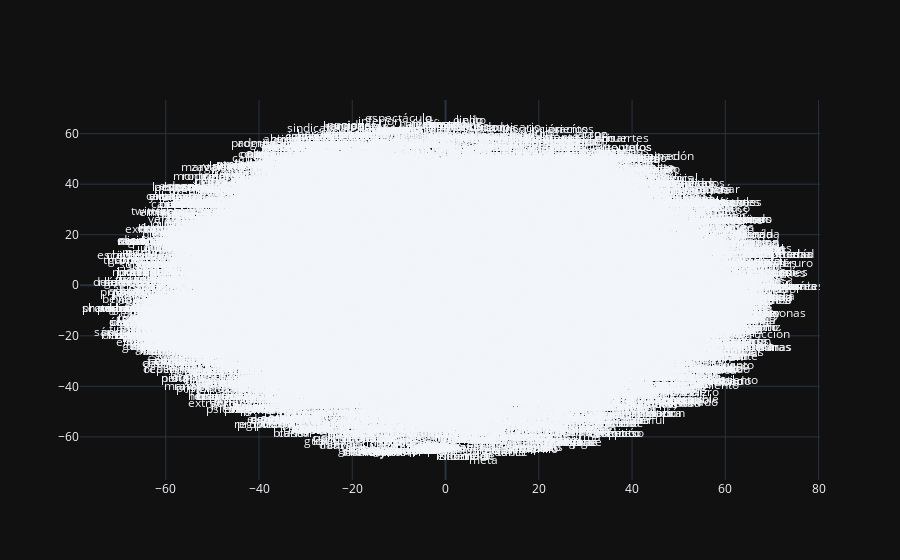

Here is the notebook cell this chart was saved with:
### Code cell
# Plot results of training Word2Vec
plotly_results(x_vals, y_vals, labels)

### Figure 1 — Plotly figure (JSON) as saved in the notebook; plotly's stock layout.template omitted (floating-point values rounded to 4 significant figures; data arrays with more than 128 entries replaced by an {"elided": "..."} marker saying what was removed)
{"data": [{"mode": "text", "text": {"elided": "20982 str values"}, "x": {"elided": "20982 float values"}, "y": {"elided": "20982 float values"}, "type": "scatter"}], "layout": {}}
